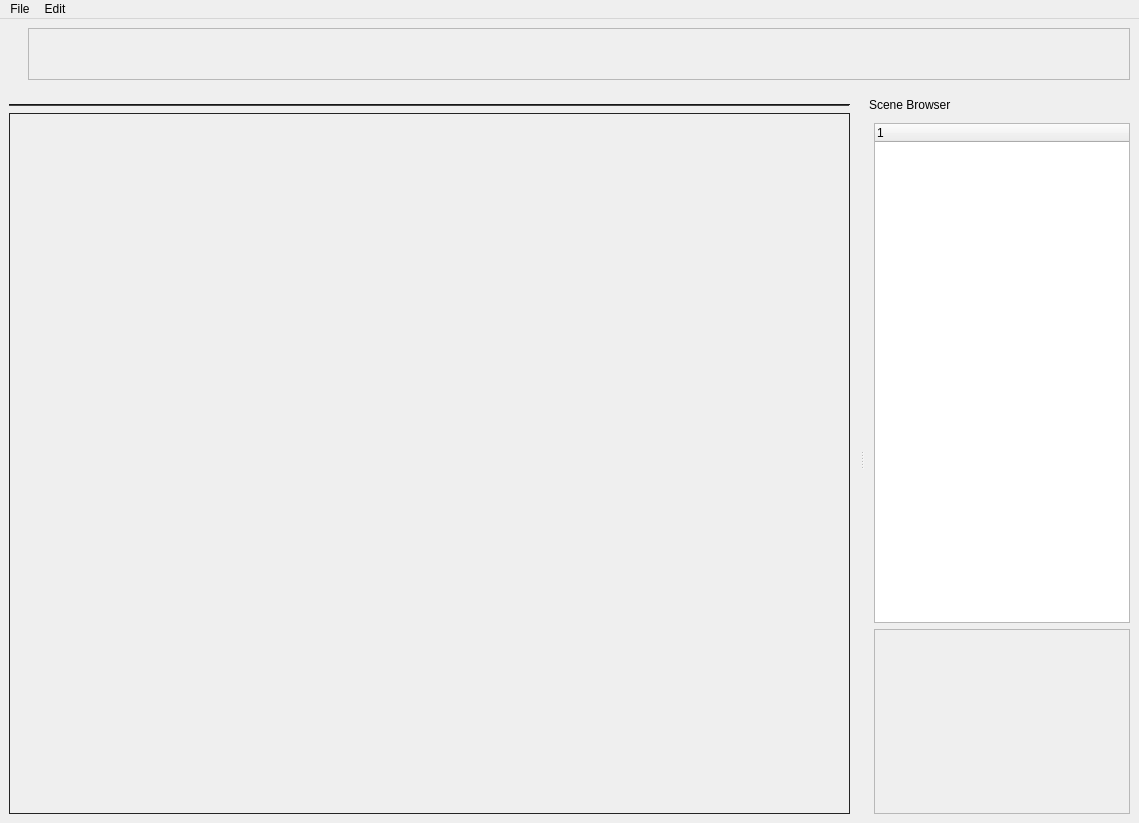
<?xml version="1.0" encoding="UTF-8"?>
<ui version="4.0">
 <class>MainWindow</class>
 <widget class="QMainWindow" name="MainWindow">
  <property name="geometry">
   <rect>
    <x>0</x>
    <y>0</y>
    <width>1139</width>
    <height>823</height>
   </rect>
  </property>
  <property name="windowTitle">
   <string>MainWindow</string>
  </property>
  <property name="autoFillBackground">
   <bool>false</bool>
  </property>
  <property name="documentMode">
   <bool>false</bool>
  </property>
  <property name="tabShape">
   <enum>QTabWidget::TabShape::Rounded</enum>
  </property>
  <property name="dockNestingEnabled">
   <bool>false</bool>
  </property>
  <property name="dockOptions">
   <set>QMainWindow::DockOption::AllowTabbedDocks|QMainWindow::DockOption::AnimatedDocks</set>
  </property>
  <property name="unifiedTitleAndToolBarOnMac">
   <bool>false</bool>
  </property>
  <widget class="QWidget" name="centralwidget">
   <property name="palette">
    <palette>
     <active>
      <colorrole role="WindowText">
       <brush brushstyle="SolidPattern">
        <color alpha="255">
         <red>255</red>
         <green>255</green>
         <blue>255</blue>
        </color>
       </brush>
      </colorrole>
      <colorrole role="Button">
       <brush brushstyle="SolidPattern">
        <color alpha="255">
         <red>47</red>
         <green>47</green>
         <blue>47</blue>
        </color>
       </brush>
      </colorrole>
      <colorrole role="Light">
       <brush brushstyle="SolidPattern">
        <color alpha="255">
         <red>70</red>
         <green>70</green>
         <blue>70</blue>
        </color>
       </brush>
      </colorrole>
      <colorrole role="Midlight">
       <brush brushstyle="SolidPattern">
        <color alpha="255">
         <red>58</red>
         <green>58</green>
         <blue>58</blue>
        </color>
       </brush>
      </colorrole>
      <colorrole role="Dark">
       <brush brushstyle="SolidPattern">
        <color alpha="255">
         <red>23</red>
         <green>23</green>
         <blue>23</blue>
        </color>
       </brush>
      </colorrole>
      <colorrole role="Mid">
       <brush brushstyle="SolidPattern">
        <color alpha="255">
         <red>31</red>
         <green>31</green>
         <blue>31</blue>
        </color>
       </brush>
      </colorrole>
      <colorrole role="Text">
       <brush brushstyle="SolidPattern">
        <color alpha="255">
         <red>255</red>
         <green>255</green>
         <blue>255</blue>
        </color>
       </brush>
      </colorrole>
      <colorrole role="BrightText">
       <brush brushstyle="SolidPattern">
        <color alpha="255">
         <red>255</red>
         <green>255</green>
         <blue>255</blue>
        </color>
       </brush>
      </colorrole>
      <colorrole role="ButtonText">
       <brush brushstyle="SolidPattern">
        <color alpha="255">
         <red>255</red>
         <green>255</green>
         <blue>255</blue>
        </color>
       </brush>
      </colorrole>
      <colorrole role="Base">
       <brush brushstyle="SolidPattern">
        <color alpha="255">
         <red>0</red>
         <green>0</green>
         <blue>0</blue>
        </color>
       </brush>
      </colorrole>
      <colorrole role="Window">
       <brush brushstyle="SolidPattern">
        <color alpha="255">
         <red>47</red>
         <green>47</green>
         <blue>47</blue>
        </color>
       </brush>
      </colorrole>
      <colorrole role="Shadow">
       <brush brushstyle="SolidPattern">
        <color alpha="255">
         <red>0</red>
         <green>0</green>
         <blue>0</blue>
        </color>
       </brush>
      </colorrole>
      <colorrole role="AlternateBase">
       <brush brushstyle="SolidPattern">
        <color alpha="255">
         <red>23</red>
         <green>23</green>
         <blue>23</blue>
        </color>
       </brush>
      </colorrole>
      <colorrole role="ToolTipBase">
       <brush brushstyle="SolidPattern">
        <color alpha="255">
         <red>255</red>
         <green>255</green>
         <blue>220</blue>
        </color>
       </brush>
      </colorrole>
      <colorrole role="ToolTipText">
       <brush brushstyle="SolidPattern">
        <color alpha="255">
         <red>0</red>
         <green>0</green>
         <blue>0</blue>
        </color>
       </brush>
      </colorrole>
      <colorrole role="PlaceholderText">
       <brush brushstyle="SolidPattern">
        <color alpha="127">
         <red>255</red>
         <green>255</green>
         <blue>255</blue>
        </color>
       </brush>
      </colorrole>
      <colorrole role="Accent">
       <brush brushstyle="SolidPattern">
        <color alpha="255">
         <red>0</red>
         <green>0</green>
         <blue>0</blue>
        </color>
       </brush>
      </colorrole>
     </active>
     <inactive>
      <colorrole role="WindowText">
       <brush brushstyle="SolidPattern">
        <color alpha="255">
         <red>255</red>
         <green>255</green>
         <blue>255</blue>
        </color>
       </brush>
      </colorrole>
      <colorrole role="Button">
       <brush brushstyle="SolidPattern">
        <color alpha="255">
         <red>47</red>
         <green>47</green>
         <blue>47</blue>
        </color>
       </brush>
      </colorrole>
      <colorrole role="Light">
       <brush brushstyle="SolidPattern">
        <color alpha="255">
         <red>70</red>
         <green>70</green>
         <blue>70</blue>
        </color>
       </brush>
      </colorrole>
      <colorrole role="Midlight">
       <brush brushstyle="SolidPattern">
        <color alpha="255">
         <red>58</red>
         <green>58</green>
         <blue>58</blue>
        </color>
       </brush>
      </colorrole>
      <colorrole role="Dark">
       <brush brushstyle="SolidPattern">
        <color alpha="255">
         <red>23</red>
         <green>23</green>
         <blue>23</blue>
        </color>
       </brush>
      </colorrole>
      <colorrole role="Mid">
       <brush brushstyle="SolidPattern">
        <color alpha="255">
         <red>31</red>
         <green>31</green>
         <blue>31</blue>
        </color>
       </brush>
      </colorrole>
      <colorrole role="Text">
       <brush brushstyle="SolidPattern">
        <color alpha="255">
         <red>255</red>
         <green>255</green>
         <blue>255</blue>
        </color>
       </brush>
      </colorrole>
      <colorrole role="BrightText">
       <brush brushstyle="SolidPattern">
        <color alpha="255">
         <red>255</red>
         <green>255</green>
         <blue>255</blue>
        </color>
       </brush>
      </colorrole>
      <colorrole role="ButtonText">
       <brush brushstyle="SolidPattern">
        <color alpha="255">
         <red>255</red>
         <green>255</green>
         <blue>255</blue>
        </color>
       </brush>
      </colorrole>
      <colorrole role="Base">
       <brush brushstyle="SolidPattern">
        <color alpha="255">
         <red>0</red>
         <green>0</green>
         <blue>0</blue>
        </color>
       </brush>
      </colorrole>
      <colorrole role="Window">
       <brush brushstyle="SolidPattern">
        <color alpha="255">
         <red>47</red>
         <green>47</green>
         <blue>47</blue>
        </color>
       </brush>
      </colorrole>
      <colorrole role="Shadow">
       <brush brushstyle="SolidPattern">
        <color alpha="255">
         <red>0</red>
         <green>0</green>
         <blue>0</blue>
        </color>
       </brush>
      </colorrole>
      <colorrole role="AlternateBase">
       <brush brushstyle="SolidPattern">
        <color alpha="255">
         <red>23</red>
         <green>23</green>
         <blue>23</blue>
        </color>
       </brush>
      </colorrole>
      <colorrole role="ToolTipBase">
       <brush brushstyle="SolidPattern">
        <color alpha="255">
         <red>255</red>
         <green>255</green>
         <blue>220</blue>
        </color>
       </brush>
      </colorrole>
      <colorrole role="ToolTipText">
       <brush brushstyle="SolidPattern">
        <color alpha="255">
         <red>0</red>
         <green>0</green>
         <blue>0</blue>
        </color>
       </brush>
      </colorrole>
      <colorrole role="PlaceholderText">
       <brush brushstyle="SolidPattern">
        <color alpha="127">
         <red>255</red>
         <green>255</green>
         <blue>255</blue>
        </color>
       </brush>
      </colorrole>
      <colorrole role="Accent">
       <brush brushstyle="SolidPattern">
        <color alpha="255">
         <red>0</red>
         <green>0</green>
         <blue>0</blue>
        </color>
       </brush>
      </colorrole>
     </inactive>
     <disabled>
      <colorrole role="WindowText">
       <brush brushstyle="SolidPattern">
        <color alpha="255">
         <red>23</red>
         <green>23</green>
         <blue>23</blue>
        </color>
       </brush>
      </colorrole>
      <colorrole role="Button">
       <brush brushstyle="SolidPattern">
        <color alpha="255">
         <red>47</red>
         <green>47</green>
         <blue>47</blue>
        </color>
       </brush>
      </colorrole>
      <colorrole role="Light">
       <brush brushstyle="SolidPattern">
        <color alpha="255">
         <red>70</red>
         <green>70</green>
         <blue>70</blue>
        </color>
       </brush>
      </colorrole>
      <colorrole role="Midlight">
       <brush brushstyle="SolidPattern">
        <color alpha="255">
         <red>58</red>
         <green>58</green>
         <blue>58</blue>
        </color>
       </brush>
      </colorrole>
      <colorrole role="Dark">
       <brush brushstyle="SolidPattern">
        <color alpha="255">
         <red>23</red>
         <green>23</green>
         <blue>23</blue>
        </color>
       </brush>
      </colorrole>
      <colorrole role="Mid">
       <brush brushstyle="SolidPattern">
        <color alpha="255">
         <red>31</red>
         <green>31</green>
         <blue>31</blue>
        </color>
       </brush>
      </colorrole>
      <colorrole role="Text">
       <brush brushstyle="SolidPattern">
        <color alpha="255">
         <red>23</red>
         <green>23</green>
         <blue>23</blue>
        </color>
       </brush>
      </colorrole>
      <colorrole role="BrightText">
       <brush brushstyle="SolidPattern">
        <color alpha="255">
         <red>255</red>
         <green>255</green>
         <blue>255</blue>
        </color>
       </brush>
      </colorrole>
      <colorrole role="ButtonText">
       <brush brushstyle="SolidPattern">
        <color alpha="255">
         <red>23</red>
         <green>23</green>
         <blue>23</blue>
        </color>
       </brush>
      </colorrole>
      <colorrole role="Base">
       <brush brushstyle="SolidPattern">
        <color alpha="255">
         <red>47</red>
         <green>47</green>
         <blue>47</blue>
        </color>
       </brush>
      </colorrole>
      <colorrole role="Window">
       <brush brushstyle="SolidPattern">
        <color alpha="255">
         <red>47</red>
         <green>47</green>
         <blue>47</blue>
        </color>
       </brush>
      </colorrole>
      <colorrole role="Shadow">
       <brush brushstyle="SolidPattern">
        <color alpha="255">
         <red>0</red>
         <green>0</green>
         <blue>0</blue>
        </color>
       </brush>
      </colorrole>
      <colorrole role="AlternateBase">
       <brush brushstyle="SolidPattern">
        <color alpha="255">
         <red>47</red>
         <green>47</green>
         <blue>47</blue>
        </color>
       </brush>
      </colorrole>
      <colorrole role="ToolTipBase">
       <brush brushstyle="SolidPattern">
        <color alpha="255">
         <red>255</red>
         <green>255</green>
         <blue>220</blue>
        </color>
       </brush>
      </colorrole>
      <colorrole role="ToolTipText">
       <brush brushstyle="SolidPattern">
        <color alpha="255">
         <red>0</red>
         <green>0</green>
         <blue>0</blue>
        </color>
       </brush>
      </colorrole>
      <colorrole role="PlaceholderText">
       <brush brushstyle="SolidPattern">
        <color alpha="127">
         <red>23</red>
         <green>23</green>
         <blue>23</blue>
        </color>
       </brush>
      </colorrole>
      <colorrole role="Accent">
       <brush brushstyle="SolidPattern">
        <color alpha="255">
         <red>33</red>
         <green>33</green>
         <blue>33</blue>
        </color>
       </brush>
      </colorrole>
     </disabled>
    </palette>
   </property>
   <layout class="QVBoxLayout" name="verticalLayout_2">
    <item>
     <widget class="Line" name="line">
      <property name="orientation">
       <enum>Qt::Orientation::Horizontal</enum>
      </property>
     </widget>
    </item>
    <item>
     <widget class="QFrame" name="MainFrame">
      <property name="frameShape">
       <enum>QFrame::Shape::StyledPanel</enum>
      </property>
      <property name="frameShadow">
       <enum>QFrame::Shadow::Raised</enum>
      </property>
     </widget>
    </item>
   </layout>
  </widget>
  <widget class="QMenuBar" name="menuBar">
   <property name="geometry">
    <rect>
     <x>0</x>
     <y>0</y>
     <width>1139</width>
     <height>21</height>
    </rect>
   </property>
   <widget class="QMenu" name="menuFile">
    <property name="title">
     <string>File</string>
    </property>
    <addaction name="actionNEW"/>
    <addaction name="actionOpen"/>
    <addaction name="actionSave"/>
    <addaction name="actionSave_As"/>
    <addaction name="separator"/>
    <addaction name="actionLoad"/>
    <addaction name="actionRecent_Projects"/>
   </widget>
   <widget class="QMenu" name="menuEdit">
    <property name="title">
     <string>Edit</string>
    </property>
    <addaction name="actionUndo"/>
    <addaction name="actionRedo"/>
    <addaction name="separator"/>
    <addaction name="actionPreferences"/>
   </widget>
   <addaction name="menuFile"/>
   <addaction name="menuEdit"/>
  </widget>
  <widget class="QDockWidget" name="dockWidget_4">
   <property name="minimumSize">
    <size>
     <width>306</width>
     <height>70</height>
    </size>
   </property>
   <property name="maximumSize">
    <size>
     <width>524287</width>
     <height>70</height>
    </size>
   </property>
   <property name="floating">
    <bool>false</bool>
   </property>
   <property name="features">
    <set>QDockWidget::DockWidgetFeature::DockWidgetVerticalTitleBar</set>
   </property>
   <property name="allowedAreas">
    <set>Qt::DockWidgetArea::BottomDockWidgetArea|Qt::DockWidgetArea::TopDockWidgetArea</set>
   </property>
   <property name="windowTitle">
    <string/>
   </property>
   <attribute name="dockWidgetArea">
    <number>4</number>
   </attribute>
   <widget class="QWidget" name="dockWidgetContents_4">
    <layout class="QHBoxLayout" name="horizontalLayout_2">
     <item>
      <widget class="QFrame" name="frame_3">
       <property name="frameShape">
        <enum>QFrame::Shape::StyledPanel</enum>
       </property>
       <property name="frameShadow">
        <enum>QFrame::Shadow::Raised</enum>
       </property>
       <layout class="QHBoxLayout" name="horizontalLayout_3">
        <item>
         <widget class="QPushButton" name="pushButton_4">
          <property name="toolTip">
           <string>CreateMove Marker</string>
          </property>
          <property name="text">
           <string/>
          </property>
          <property name="icon">
           <iconset>
            <normaloff>Icon01.png</normaloff>Icon01.png</iconset>
          </property>
          <property name="iconSize">
           <size>
            <width>32</width>
            <height>32</height>
           </size>
          </property>
          <property name="flat">
           <bool>true</bool>
          </property>
         </widget>
        </item>
        <item>
         <widget class="QPushButton" name="pushButton_3">
          <property name="toolTip">
           <string>Calibrate</string>
          </property>
          <property name="toolTipDuration">
           <number>-1</number>
          </property>
          <property name="text">
           <string/>
          </property>
          <property name="icon">
           <iconset>
            <normaloff>Icon02.png</normaloff>Icon02.png</iconset>
          </property>
          <property name="iconSize">
           <size>
            <width>32</width>
            <height>32</height>
           </size>
          </property>
          <property name="flat">
           <bool>true</bool>
          </property>
         </widget>
        </item>
        <item>
         <widget class="QPushButton" name="pushButton_5">
          <property name="toolTip">
           <string>Define Worldspace</string>
          </property>
          <property name="toolTipDuration">
           <number>-1</number>
          </property>
          <property name="text">
           <string/>
          </property>
          <property name="icon">
           <iconset>
            <normaloff>Icon03.png</normaloff>Icon03.png</iconset>
          </property>
          <property name="iconSize">
           <size>
            <width>32</width>
            <height>32</height>
           </size>
          </property>
          <property name="flat">
           <bool>true</bool>
          </property>
         </widget>
        </item>
        <item>
         <widget class="QPushButton" name="pushButton_6">
          <property name="toolTip">
           <string>Define Reference Distance</string>
          </property>
          <property name="text">
           <string/>
          </property>
          <property name="icon">
           <iconset>
            <normaloff>Icon04.png</normaloff>Icon04.png</iconset>
          </property>
          <property name="iconSize">
           <size>
            <width>32</width>
            <height>32</height>
           </size>
          </property>
          <property name="flat">
           <bool>true</bool>
          </property>
         </widget>
        </item>
        <item>
         <widget class="QPushButton" name="pushButton_7">
          <property name="toolTip">
           <string>Add Modeling Locator</string>
          </property>
          <property name="text">
           <string/>
          </property>
          <property name="icon">
           <iconset>
            <normaloff>Icon05.png</normaloff>Icon05.png</iconset>
          </property>
          <property name="iconSize">
           <size>
            <width>32</width>
            <height>32</height>
           </size>
          </property>
          <property name="flat">
           <bool>true</bool>
          </property>
         </widget>
        </item>
        <item>
         <spacer name="horizontalSpacer">
          <property name="orientation">
           <enum>Qt::Orientation::Horizontal</enum>
          </property>
          <property name="sizeHint" stdset="0">
           <size>
            <width>830</width>
            <height>29</height>
           </size>
          </property>
         </spacer>
        </item>
       </layout>
      </widget>
     </item>
    </layout>
   </widget>
  </widget>
  <widget class="QDockWidget" name="dockWidget_6">
   <property name="minimumSize">
    <size>
     <width>204</width>
     <height>122</height>
    </size>
   </property>
   <property name="floating">
    <bool>false</bool>
   </property>
   <property name="features">
    <set>QDockWidget::DockWidgetFeature::NoDockWidgetFeatures</set>
   </property>
   <property name="allowedAreas">
    <set>Qt::DockWidgetArea::LeftDockWidgetArea</set>
   </property>
   <property name="windowTitle">
    <string>Scene Browser</string>
   </property>
   <attribute name="dockWidgetArea">
    <number>2</number>
   </attribute>
   <widget class="QWidget" name="dockWidgetContents_6">
    <layout class="QVBoxLayout" name="verticalLayout">
     <item>
      <widget class="QTreeWidget" name="treeWidget">
       <property name="maximumSize">
        <size>
         <width>16777215</width>
         <height>500</height>
        </size>
       </property>
       <column>
        <property name="text">
         <string notr="true">1</string>
        </property>
       </column>
      </widget>
     </item>
     <item>
      <widget class="QFrame" name="frame_2">
       <property name="frameShape">
        <enum>QFrame::Shape::StyledPanel</enum>
       </property>
       <property name="frameShadow">
        <enum>QFrame::Shadow::Raised</enum>
       </property>
      </widget>
     </item>
    </layout>
   </widget>
  </widget>
  <action name="actionNEW">
   <property name="text">
    <string>New</string>
   </property>
  </action>
  <action name="actionOpen">
   <property name="text">
    <string>Open...</string>
   </property>
  </action>
  <action name="actionSave">
   <property name="text">
    <string>Save</string>
   </property>
  </action>
  <action name="actionSave_As">
   <property name="text">
    <string>Save As..</string>
   </property>
  </action>
  <action name="actionLoad">
   <property name="text">
    <string>Load Images...</string>
   </property>
  </action>
  <action name="actionRecent_Projects">
   <property name="text">
    <string>Recent Projects</string>
   </property>
  </action>
  <action name="actionPreferences">
   <property name="text">
    <string>Preferences</string>
   </property>
  </action>
  <action name="actionUndo">
   <property name="text">
    <string>Undo</string>
   </property>
  </action>
  <action name="actionRedo">
   <property name="text">
    <string>Redo</string>
   </property>
  </action>
 </widget>
 <resources/>
 <connections/>
</ui>
